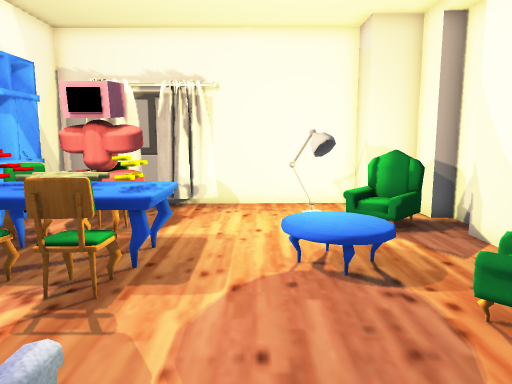
view 1 (above)

12 first-person views from a walk through a Unity game level. The camera is 1.3 m above the floor, tilts 8° down and sees 70° across. The floor is counted in squares, 0.5 m on a side. Each view is taken from the middle of a square. On the plan, view 1 faces up. The plan holds only what a view shows up to about 20 squares ahead; the rest is blank. The player is left out. Some surface patterns are stand-ins.

view 2
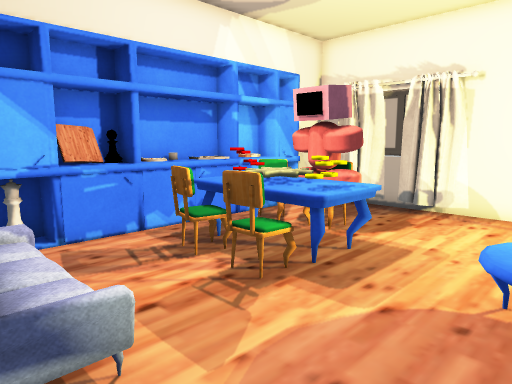

view 3
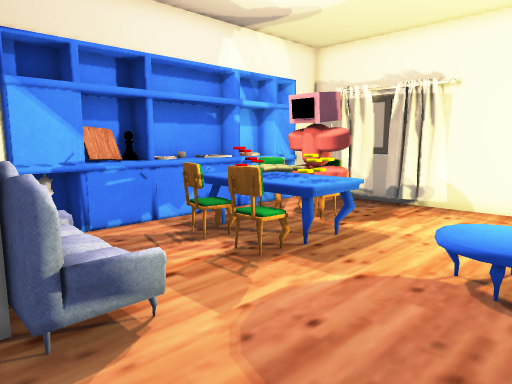

view 4
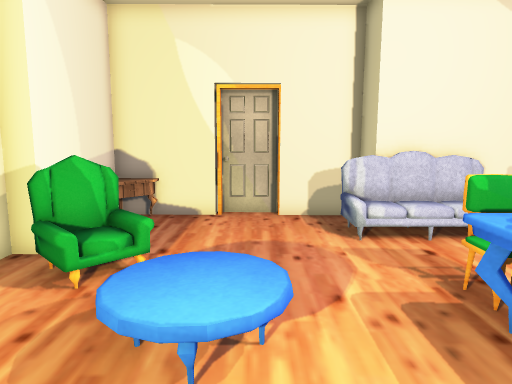

view 5
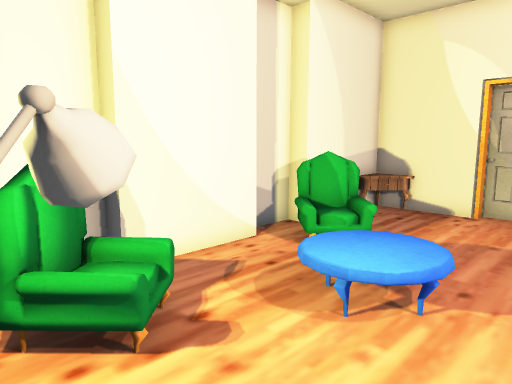

view 6
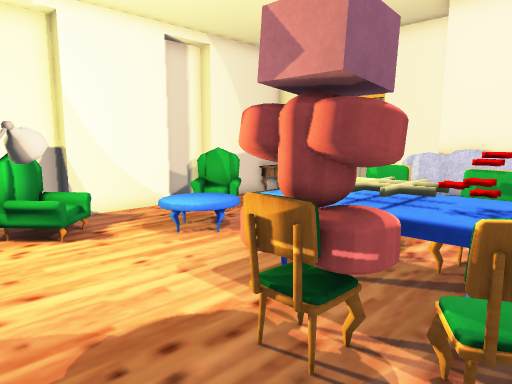

view 7
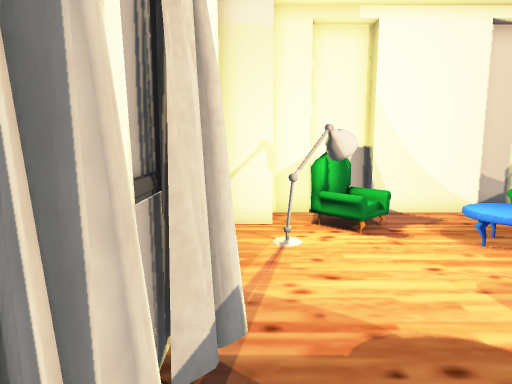

view 8
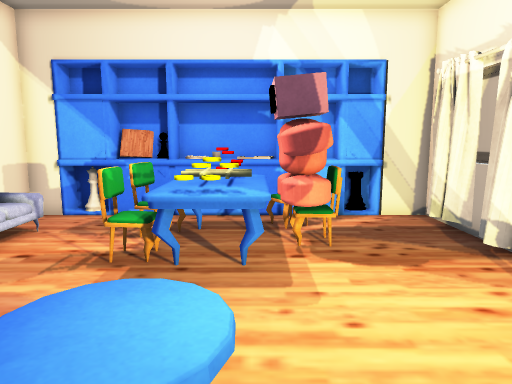

view 9
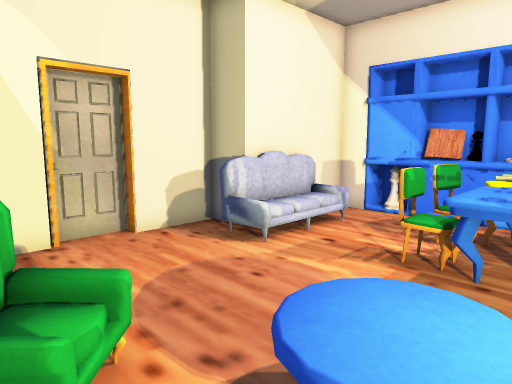

view 10
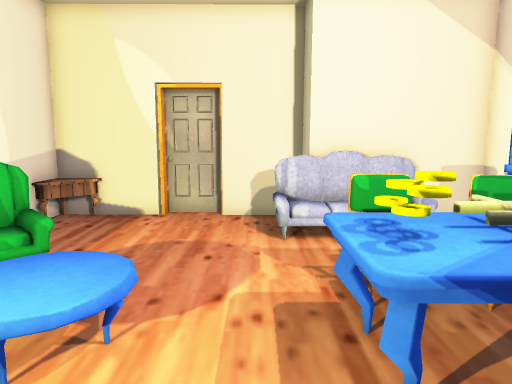

view 11
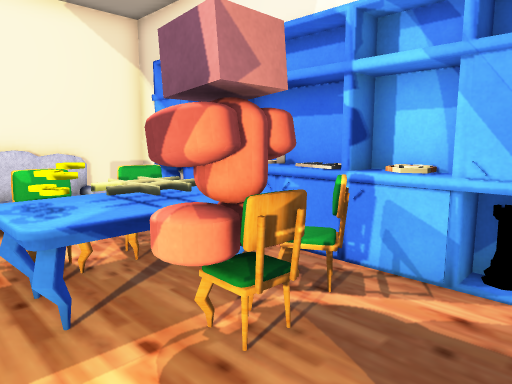

view 12
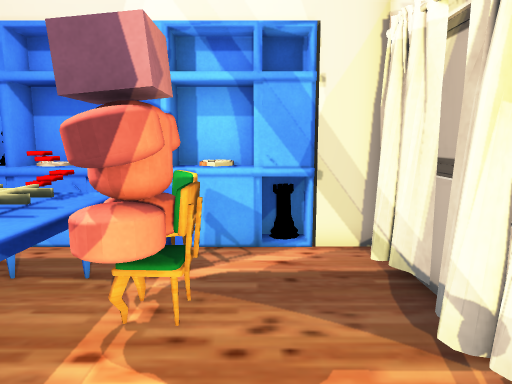

### Floor plan
Key: @ floor where view 1 was taken; # wall or solid block; . floor; = window, fence, low wall or low ledge; ^ raised ledge; L lamp; A armchair; E desk; S sofa; C cabinet; O other object.
Columns run from 9 left of view 1 to 6 right of it. Each row starts with its distance up from view 1.
 15  #############
 14  #...........#
 13  #........LL.###
 12  #.........L.AA#
 11 ##==##O.....OAA#
 10 ##=#OOO......O.#
  9 #=.EEEEE.......#
  8 #=.EEEEE..OO...#
  7 #=.EEEEE..OO...#
  6 ##.==== .......#
  5 ##...........OA#
  4 ##...........OA#
  3 #^.............#
  2 ##..OOOO.......#
  1  #####S#......C#
  0       ##.@...CC#
 -1       ########CC

Positions as (right, up) in squares from view 1, and headings:
1: (0, 0), facing up
2: (2, 1), facing up-left
3: (3, 0), facing up-left
4: (1, 12), facing down
5: (-1, 13), facing down-right
6: (-7, 14), facing down-right
7: (-7, 14), facing right
8: (5, 9), facing left
9: (5, 9), facing down-left
10: (-1, 12), facing down
11: (-1, 14), facing down-left
12: (1, 12), facing left
